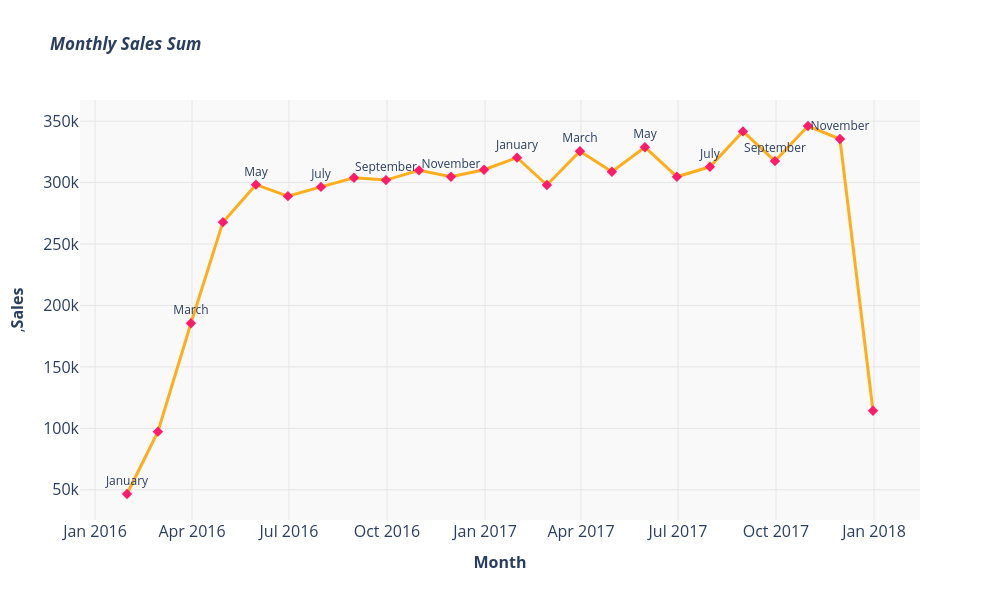

Write notebook code for a chart like this one.
### Markdown cell above
<div>
<h3 style="color:#ff9382"><i>**Data Engineering Note:**</i></h3>
<h3>We created a text label column to display month names on every other entry to keep the Plotly visualization clean and readable.</h3></div>
<hr style= "height:1px; background-color:black;">

### Code cell
fig = px.line(SbM,
              x="date",
              y="SALES_VALUE",
              labels=dict(date= "<b>Month</b>", SALES_VALUE=",<b>Sales</b>"),
              text="text_label",
              title="<b><i>Monthly Sales Sum </b></i>",
              markers = True,
              color_discrete_sequence=["#ffae1b"])

fig.update_traces(line=dict(width = 3),
                  marker=dict(symbol="diamond", size=8, color="#ff1b6c"),
                  textposition='top center')
              
    
fig.update_layout(plot_bgcolor="#fafafa",          # Using the layout for axis titles font size
                  xaxis_title_font=dict(size=16),
                  yaxis_title_font=dict(size=16),
                  xaxis=dict(tickfont=dict(size=16)),
                  yaxis=dict(tickfont=dict(size=16)),
                  width=1000,
                  height=600)

fig.update_layout(xaxis=dict(showgrid=True, gridcolor="#e6e6e6"),   #Using the layout for grind colors
                  yaxis=dict(showgrid=True, gridcolor="#e6e6e6"),
                  plot_bgcolor="#f9f9f9")
fig.show()
fig.write_image("monthly_sales_trend.png", width=1200, height=800, scale=2) #Exporting the graph on .png file with code

### Figure 1 — Plotly figure (JSON) as saved in the notebook; plotly's stock layout.template omitted (floating-point values rounded to 4 significant figures)
{"data": [{"hovertemplate": "<b>Month</b>=%{x}<br>,<b>Sales</b>=%{y}<br>text_label=%{text}<extra></extra>", "legendgroup": "", "line": {"color": "#ffae1b", "dash": "solid", "width": 3}, "marker": {"color": "#ff1b6c", "size": 8, "symbol": "diamond"}, "mode": "lines+markers+text", "name": "", "orientation": "v", "showlegend": false, "text": ["January", "", "March", "", "May", "", "July", "", "September", "", "November", "", "January", "", "March", "", "May", "", "July", "", "September", "", "November", ""], "textposition": "top center", "type": "scatter", "x": ["2016-01-31T00:00:00.000000", "2016-02-29T00:00:00.000000", "2016-03-31T00:00:00.000000", "2016-04-30T00:00:00.000000", "2016-05-31T00:00:00.000000", "2016-06-30T00:00:00.000000", "2016-07-31T00:00:00.000000", "2016-08-31T00:00:00.000000", "2016-09-30T00:00:00.000000", "2016-10-31T00:00:00.000000", "2016-11-30T00:00:00.000000", "2016-12-31T00:00:00.000000", "2017-01-31T00:00:00.000000", "2017-02-28T00:00:00.000000", "2017-03-31T00:00:00.000000", "2017-04-30T00:00:00.000000", "2017-05-31T00:00:00.000000", "2017-06-30T00:00:00.000000", "2017-07-31T00:00:00.000000", "2017-08-31T00:00:00.000000", "2017-09-30T00:00:00.000000", "2017-10-31T00:00:00.000000", "2017-11-30T00:00:00.000000", "2017-12-31T00:00:00.000000"], "xaxis": "x", "y": [46560.0, 97320.0, 185500.0, 267800.0, 298300.0, 289000.0, 296500.0, 304000.0, 302000.0, 310000.0, 304800.0, 310500.0, 320300.0, 298100.0, 325500.0, 308800.0, 328800.0, 304800.0, 312900.0, 341700.0, 317500.0, 346100.0, 335500.0, 114300.0], "yaxis": "y"}], "layout": {"height": 600, "legend": {"tracegroupgap": 0}, "plot_bgcolor": "#f9f9f9", "title": {"text": "<b><i>Monthly Sales Sum </b></i>"}, "width": 1000, "xaxis": {"anchor": "y", "domain": [0, 1], "gridcolor": "#e6e6e6", "showgrid": true, "tickfont": {"size": 16}, "title": {"font": {"size": 16}, "text": "<b>Month</b>"}}, "yaxis": {"anchor": "x", "domain": [0, 1], "gridcolor": "#e6e6e6", "showgrid": true, "tickfont": {"size": 16}, "title": {"font": {"size": 16}, "text": ",<b>Sales</b>"}}}}
